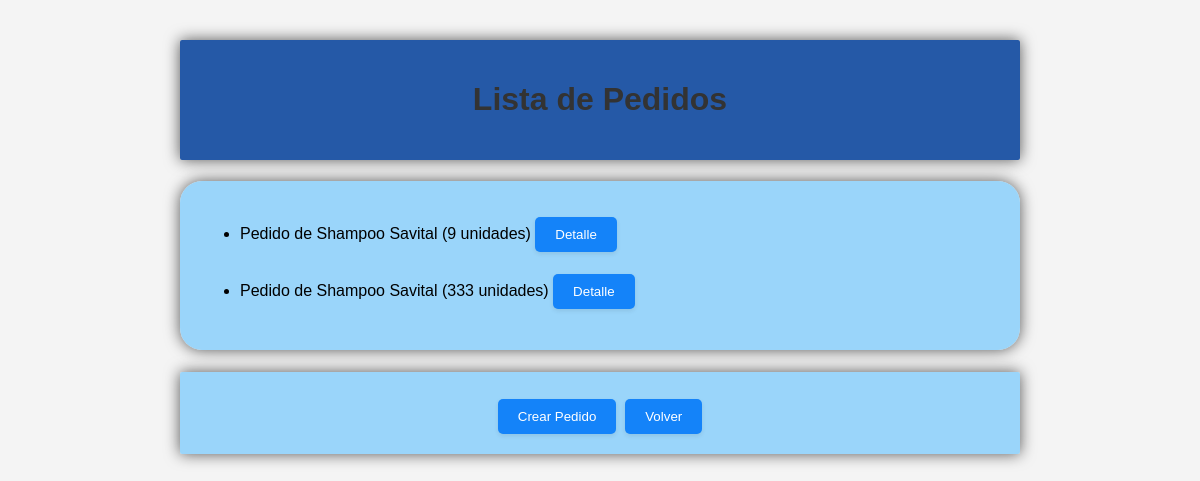
Page /pedidos/ on the committed database.
### sgi_app/models.py (models this page shows, shortened)
class Pedido(models.Model):
    TIPO_CHOICES = (
        ('COMPRA', 'Compra'),
        ('VENTA', 'Venta'),
    )
    tipo = models.CharField(max_length=6, choices=TIPO_CHOICES, null=True)
    proveedor = models.ForeignKey(Proveedor, on_delete=models.CASCADE, null=True)
    producto = models.ForeignKey(Producto, on_delete=models.CASCADE)
    cantidad = models.PositiveIntegerField()
    fecha_pedido = models.DateField(auto_now_add=True)
    fecha_entrega = models.DateField()
    def __str__(self):
        return f"Pedido de {self.producto.nombre} ({self.cantidad} unidades)"

class Producto(models.Model):
    nombre = models.CharField(max_length=100)
    descripcion = models.TextField()
    proveedor = models.ForeignKey(Proveedor, on_delete=models.CASCADE)
    cantidad_disponible = models.PositiveIntegerField(default=0)
    precio_unitario = models.DecimalField(max_digits=10, decimal_places=2)
    fecha_vencimiento = models.DateField()

### sgi_app/views.py (the view)
# urls.py: path('pedidos/', lista_pedidos, name='lista_pedidos'),
def lista_pedidos(request):
    pedidos = Pedido.objects.all()
    return render(request, 'lista_pedidos.html', {'pedidos': pedidos})

### sgi_app/templates/lista_pedidos.html (shortened to what this page needs)
{% load static %}
<!DOCTYPE html>
<html lang="es">
<head>
    <link rel="stylesheet" type="text/css" href="{% static 'sgi_app/styles.css' %}">
</head>
<body>
    <div class="container3">
        <h1>Lista de Pedidos</h1>
    </div>
    <div class="container2">
        <ul>
            {% for pedido in pedidos %}
                <li>{{ pedido }} <a href="{% url 'detalle_pedido' pk=pedido.pk %}"><button>Detalle</button></a></li>
            {% endfor %}
        </ul>
    </div>
    <h1>
    <div class="container">
        <a href="{% url 'crear_pedido' %}"><button>Crear Pedido</button></a>
        <a href="{% url 'index' %}"><button>Volver</button></a>
    </div>
</body>
</html>

### sgi_app/static/sgi_app/styles.css (style rules this page uses)
body { font-family: Arial, sans-serif; margin: 20px; padding: 20px; background-color: #f4f4f4; }
.container { max-width: 800px; margin: 0 auto; background-color: #8fd1fbe2; padding: 20px; border-radius: 2px; box-shadow: 0 0 15px rgba(0, 0, 0, 0.656); text-align: center; }
.container2 { max-width: 800px; margin: 0 auto; background-color: #8fd1fbe2; padding: 20px; border-radius: 22px; box-shadow: 0 0 15px rgba(0, 0, 0, 0.656); text-align: start; }
.container3 { max-width: 800px; margin: 0 auto; background-color: #0b459de2; padding: 20px; border-radius: 2px; box-shadow: 0 0 15px rgba(0, 0, 0, 0.656); text-align: center; }
h1, h2 { text-align: center; }
h1 { color: #333; }
button { padding: 10px 20px; background-color: #1483f9; color: #fff; border: none; border-radius: 5px; cursor: pointer; box-shadow: 0 2px 4px rgba(42, 40, 40, 0.1); }

### rows in the picture
Pedido: producto+cantidad "Pedido de Shampoo Savital (9 unidades)"
Pedido: producto+cantidad "Pedido de Shampoo Savital (333 unidades)"
